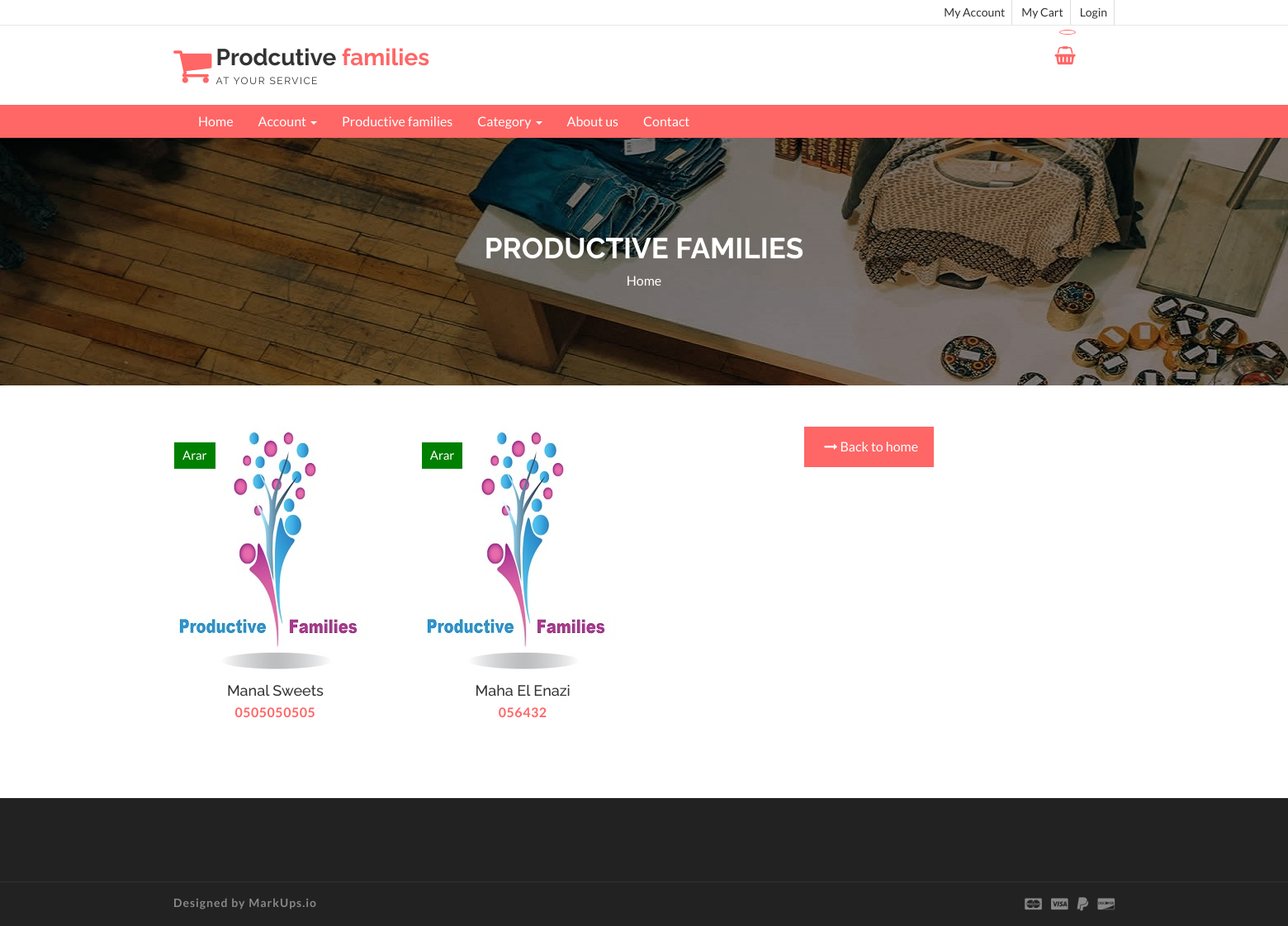
The page /profamily.php on the database its author committed.
### tables this page shows
CREATE TABLE `profamily` (
  `proid` int(11) NOT NULL,
  `proname` varchar(100) NOT NULL,
  `city` varchar(100) NOT NULL,
  `kind` varchar(50) NOT NULL,
  `phoneno` varchar(50) NOT NULL,
  `summary` text NOT NULL,
  `username` varchar(50) NOT NULL,
  `password` varchar(50) NOT NULL
);

### profamily.php (the view, shortened to what this page needs)
<!DOCTYPE html>
<html lang="en">
  <head>
    <link href="css/font-awesome.css" rel="stylesheet">
    <link href="css/bootstrap.css" rel="stylesheet">
    <link href="css/jquery.smartmenus.bootstrap.css" rel="stylesheet">
    <link rel="stylesheet" type="text/css" href="css/jquery.simpleLens.css">
    <link rel="stylesheet" type="text/css" href="css/slick.css">
    <link rel="stylesheet" type="text/css" href="css/nouislider.css">
    <link id="switcher" href="css/theme-color/default-theme.css" rel="stylesheet">
    <link href="css/sequence-theme.modern-slide-in.css" rel="stylesheet" media="all">
    <link href="css/style.css" rel="stylesheet">
  </head>
  <body>
  <header id="aa-header">
    <div class="aa-header-top">
      <div class="container">
        <div class="row">
          <div class="col-md-12">
            <div class="aa-header-top-area">
              <div class="aa-header-top-right">
                <ul class="aa-head-top-nav-right">
                  <li><a href="clienthome.php">My Account</a></li>
                  <li class="hidden-xs"><a href="clientcart.php">My Cart</a></li>
                  <li><a href="" data-toggle="modal" data-target="#login-modal">Login</a></li>
                </ul>
              </div>
            </div>
          </div>
        </div>
      </div>
    </div>
    <div class="aa-header-bottom">
      <div class="container">
        <div class="row">
          <div class="col-md-12">
            <div class="aa-header-bottom-area">
              <div class="aa-logo">
                <a href="index.html">
                  <span class="fa fa-shopping-cart"></span>
                  <p>Prodcutive <strong>families</strong> <span>at your service</span></p>
                </a>
              </div>
              <div class="aa-cartbox">
                <a class="aa-cart-link" href="#">
                  <span class="fa fa-shopping-basket"></span>
                  <span class="aa-cart-notify"></span>
                </a>
              </div>
            </div>
          </div>
        </div>
      </div>
    </div>
  </header>
  <section id="menu">
    <div class="container">
      <div class="menu-area">
        <div class="navbar navbar-default" role="navigation">
          <div class="navbar-collapse collapse">
            <ul class="nav navbar-nav">
              <li><a href="index.php">Home</a></li>
              <li><a href="#">Account <span class="caret"></span></a>
              </li>
              <li><a href="profamily.php">Productive families </a>
              </li>
              <li><a href="#">Category <span class="caret"></span></a>
              </li>
                 <li><a href="about.php">About us</a></li>
                <li><a href="contact.php">Contact</a></li>
            </ul>
          </div>
        </div>
      </div>
    </div>
  </section>
  <section id="aa-catg-head-banner">
    <img src="img/fashion/1.jpg" alt="fashion img">
    <div class="aa-catg-head-banner-area">
     <div class="container">
      <div class="aa-catg-head-banner-content">
        <h2>Productive Families</h2>
        <ol class="breadcrumb">
          <li><a href="index.php">Home</a></li>
        </ol>
      </div>
     </div>
   </div>
  </section>
   <section id="checkout" dir="rtl" align="right">
   <div class="container">
     <div class="row">
       <div class="col-md-12">
        <div class="checkout-area">
                    <div class="tab-pane fade in active" id="food">
                      <ul class="aa-product-catg">
                          <?php
require 'config.php';
$result = mysqli_query($con,"SELECT * FROM profamily")
or die(mysqli_error());
while($row = mysqli_fetch_array( $result )) {
?>
                        <li>
                          <figure>
                          <p class="aa-product-img" href="<?php echo htmlentities($row['prodid']);?>"><img src="img/logo11.jpg" alt="polo shirt img"></p>
                              <figcaption>
                              <h4 class="aa-product-title"><?php echo htmlentities($row['proname']);?></h4>
                              <span class="aa-product-price"> <?php echo htmlentities($row['phoneno']);?></span><span class="aa-product-price"></span>
                            </figcaption>
                          </figure>
                          <span class="aa-badge aa-sale" href="#"><?php echo htmlentities($row['city']);?></span>
                        </li>
                          <?php
}
?>
                      </ul> <center>
                      <a class="aa-browse-btn" href="index.php">Back to home <span class="fa fa-long-arrow-right"></span></a> </center>
                    </div>
                </div>
              </div>
        </div>
      </div>
  </section>
  <footer id="aa-footer">
    <div class="aa-footer-top">
     <div class="container">
        <div class="row">
        <div class="col-md-12">
        </div>
      </div>
     </div>
    </div>
    <div class="aa-footer-bottom">
      <div class="container">
        <div class="row">
        <div class="col-md-12">
          <div class="aa-footer-bottom-area">
            <p>Designed by <a href="http://www.markups.io/">MarkUps.io</a></p>
            <div class="aa-footer-payment">
              <span class="fa fa-cc-mastercard"></span>
              <span class="fa fa-cc-visa"></span>
              <span class="fa fa-paypal"></span>
              <span class="fa fa-cc-discover"></span>
            </div>
          </div>
        </div>
      </div>
      </div>
    </div>
  </footer>
  </body>
</html>

### css/theme-color/default-theme.css (style rules this page uses)
h2 { color: #ff6666; }
.aa-browse-btn { background-color: #ff6666; border: 1px solid #ff6666; }
#aa-header .aa-header-bottom .aa-header-bottom-area .aa-logo a > span { color: #ff6666; }
#aa-header .aa-header-bottom .aa-header-bottom-area .aa-logo a strong { color: #ff6666; }
#aa-header .aa-header-bottom .aa-cartbox .aa-cart-link { color: #ff6666; }
#aa-header .aa-header-bottom .aa-cartbox .aa-cart-link .aa-cart-notify { border: 1px solid #ff6666; color: #ff6666; }
#aa-header .aa-header-bottom .aa-cartbox .aa-cart-link .aa-cart-notify:after { border-top-color: #ff6666; }
#menu { background-color: #ff6666; }
.aa-product-catg li .aa-product-price { color: #ff6666; }

### rows shown on the page
profamily: proname "Manal Sweets", phoneno "0505050505", city "Arar"
profamily: proname "Maha El Enazi", phoneno "056432", city "Arar"
